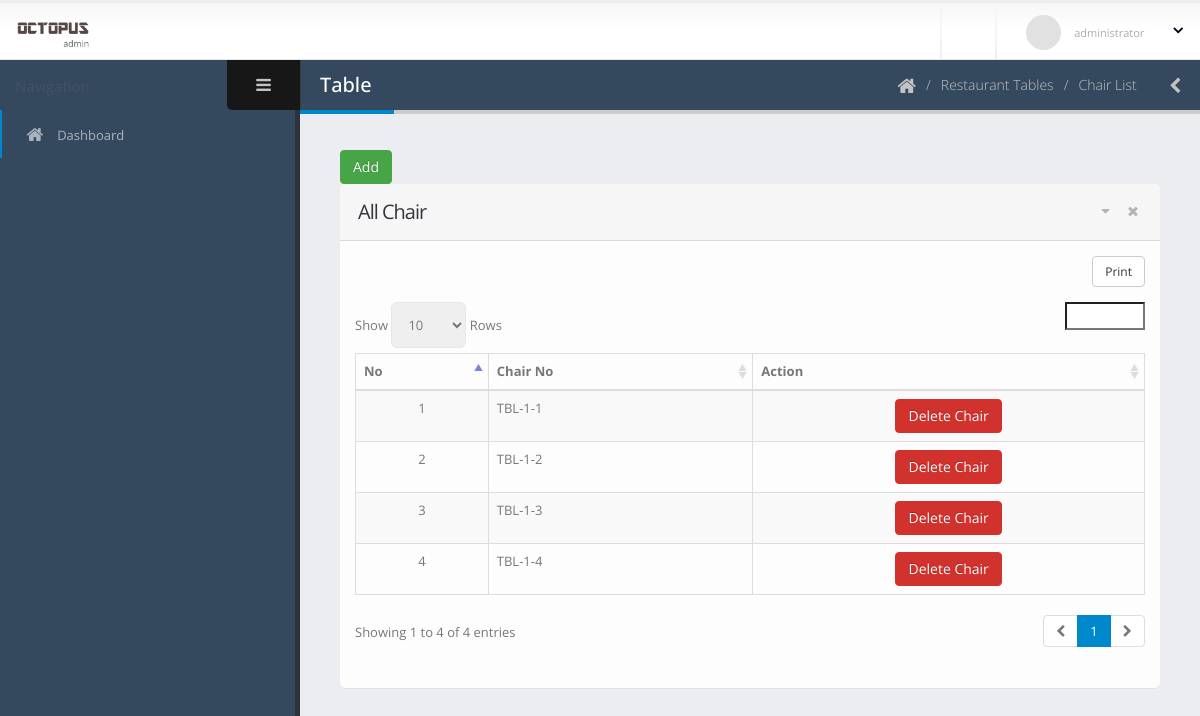
Screenshot of /dashboard/view-chair-list.php?table_id=8 (signed in) with the database file from the repository.
### tables this page shows
CREATE TABLE `restaurant_chair` (
  `id` int(11) NOT NULL,
  `tbl_id` int(11) DEFAULT NULL,
  `chair_no` varchar(30) DEFAULT NULL
);

### dashboard/view-chair-list.php (the view, shortened to what this page needs)
<?php include 'template/header.php';
?>
	<body>
		<section class="body">
			<?php include 'template/top-bar.php'; ?>
			<div class="inner-wrapper">
				<?php include 'template/left-bar.php'; ?>
				<section role="main" class="content-body">
					<header class="page-header">
						<h2>Table</h2>
						<div class="right-wrapper pull-right">
							<ol class="breadcrumbs">
								<li>
									<a href="index.php">
										<i class="fa fa-home"></i>
									</a>
								</li>
								<li><span>Restaurant Tables</span></li>
								<li><span>Chair List</span></li>
							</ol>
							<a class="sidebar-right-toggle" data-open="sidebar-right"><i class="fa fa-chevron-left"></i></a>
						</div>
					</header>
						<section class="panel">
							<a href="#exampleModal" class="btn btn-success"  data-toggle="modal" >Add</a>
							<header class="panel-heading">
								<div class="panel-actions">
									<a href="#" class="fa fa-caret-down"></a>
									<a href="#" class="fa fa-times"></a>
								</div>
								<h2 class="panel-title">All Chair</h2>
							</header>
							<div class="panel-body">
								<table class="table table-bordered table-striped mb-none" id="datatable-tabletools" data-swf-path="assets/vendor/jquery-datatables/extras/TableTools/swf/copy_csv_xls_pdf.swf">
									<thead>
										<tr>
											<th>No</th>
											<th>Chair No</th>
											<th class="hidden-phone">Action</th>
										</tr>
									</thead>
									<tbody>
										<?php
										$count = 1;
										$con = connect();
										$tbl_id = $_GET['table_id'];
										$sql = "SELECT * FROM `restaurant_chair` WHERE tbl_id = '$tbl_id' ;";
										$result = $con->query($sql);
										foreach ($result as $r) {
										?>
										<tr class="gradeX">
											<td class="center hidden-phone"><?php echo $count; ?></td>
											<td><?php echo $r['chair_no']; ?></td>
											<td class="center hidden-phone">
												<a href="delete-chair.php?chair_id=<?php echo $r['id'];?>&tbl_id=<?php echo $tbl_id;?>" class="btn btn-danger"  onclick="if (!Done()) return false; ">Delete Chair</a>
											</td>
										</tr>
										<?php $count++; } ?>
									</tbody>
								</table>
							</div>
						</section>
				</section>
			</div>
		</section>
	</body>
</html>

### dashboard/assets/stylesheets/skins/default.css (style rules this page uses)
a, .btn-link { color: #0088cc; }
body .btn-success { color: #ffffff; text-shadow: 0 -1px 0 rgba(0, 0, 0, 0.25); background-color: #47a447; border-color: #47a447; }
body .btn-danger { color: #ffffff; text-shadow: 0 -1px 0 rgba(0, 0, 0, 0.25); background-color: #d2322d; border-color: #d2322d; }
.page-header h2 { border-bottom-color: #0088cc; }

### rows the page displays
restaurant_chair: chair_no "TBL-1-1"
restaurant_chair: chair_no "TBL-1-2"
restaurant_chair: chair_no "TBL-1-3"
restaurant_chair: chair_no "TBL-1-4"
